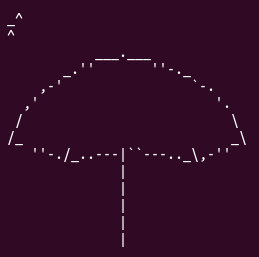
#> input picture ascii_data/umbrella-drilled.png, 259 x 257 px
$ python sloper.py --image ascii_data/umbrella-drilled.png
#> lines starting #> are read from the running program, lines starting #| are printed output that depends on the picture; after the words box and inside, x2 and y2 are one past the last pixel; in counts of white or black regions, pixels touching at a corner belong together
#! /usr/bin/env python3

# Author: Mateusz Janda <mateusz janda at gmail com>
# Site: github.com/MateuszJanda/sloper
# Ad maiorem Dei gloriam

import traceback
import argparse
from PIL import Image, ImageDraw, ImageFont
import collections as co
import itertools as it
import numpy as np
import math
import cv2


Point = co.namedtuple('Point', ['x', 'y'])
Size = co.namedtuple('Size', ['height', 'width'])
Grid = co.namedtuple('Grid', ['start', 'end', 'cell'])


VEC_FACTOR = 20
SCR_CELL_SIZE = Size(height=4, width=2)
NORM_VEC_DIM = 2

BLACK_1D = 0
WHITE_1D = 255
BLUE_3D = (255, 0, 0)
WHITE_3D = (255, 255, 255)
BLACK_3D = (0, 0, 0)
RED_3D = (0, 0, 255)
GREEN_3D = (0, 255, 0)
YELLOW_3D = (0, 255, 255)


def main():
    args = interpret_args()

    grid, surface_arr, contour = None, None, None
    terminal_img, gray_img, contours_img = None, None, None

    terminal_img, gray_img = get_input_img(args)

    try:
        grid = grid_data(gray_img, args.calib_area)
        erase_estimate_calibration_area(gray_img, args.calib_area)

        if args.to_braille:
            dots_arr = create_dots_array(gray_img, grid)
            export_dots_arr(args.out_file, dots_arr)
        else:
            contours_img = connect_nearby_chars(gray_img, args.radius)
            contours_img = smooth_contours(grid, contours_img)
            contour = contour_points(contours_img)

            surface_arr = approximate_surface_slopes(contour, grid)
            export_surface_arr(args.out_file, surface_arr)
        print('[i] Done')
    except:
        print('[!] Exception')
        traceback.print_exc()
    finally:
        inspect(grid, args.calib_area, surface_arr, contour, terminal_img,
            gray_img, contours_img)
        cv2.waitKey(0)
        cv2.destroyAllWindows()


class CustomFormatter(argparse.ArgumentDefaultsHelpFormatter, argparse.RawDescriptionHelpFormatter):
    pass


def interpret_args():
    parser = argparse.ArgumentParser(
        description='Sloper calculate surface shape (normal vectors to the surface) of ASCII figure.\n'
                    'Last version you can find on github.com/MateuszJanda/sloper\n'
                    'Mateusz Janda (c) <mateusz janda at gmail com>',
        usage='Please try to use -h, --help for more informations',
        epilog='Example:\n'
               '# Detect surface of ASCII figure saved in text file\n'
               '$ python sloper.py -a ascii_data/umbrella-drilled.txt\n'
               '$ python sloper.py -a ascii_data/cat-drilled.txt -r 17 -o ascii_data/cat-drilled.surf\n'
               '\n'
               '# Detect surface of ASCII figure saved in image\n'
               '$ python sloper.py -i ascii_data/umbrella-drilled.png',
        formatter_class=CustomFormatter)

    group = parser.add_mutually_exclusive_group(required=True)
    group.add_argument('-i', '--image', metavar='file', dest='img_file',
        help='ASCII figure in image (with proper markers)')
    group.add_argument('-a', '--ascii', metavar='file', dest='ascii_file',
        help='ASCII figure in text file (with proper markers)')

    parser.add_argument('-b', '--to-braille', action='store_true', required=False,
        dest='to_braille',
        help='Convert ASCII figure to braille dots coordinates array.')
    parser.add_argument('-o', '--output-file', metavar='file', required=False,
        default='output.surf', dest='out_file',
        help='Output file for surface array')
    parser.add_argument('-f', '--truetype-font', metavar='file', required=False,
        default='UbuntuMono-R', dest='font',
        help='TrueType font file')
    parser.add_argument('-s', '--font-size', metavar='size', required=False,
        default=17, dest='font_size',
        help='TrueType font size')
    parser.add_argument('-c', '--calibration-size', metavar='size', required=False,
        dest='calib_area',
        help='Calibration area size')
    parser.add_argument('-r', '--radius', metavar='radius', required=False,
        default=15, dest='radius',
        help='Radius to nearest neighbor')
    parser.add_argument('-t', '--threshold', metavar='value', required=False,
        default=30, dest='threshold',
        help='Threshold value')

    args = parser.parse_args()

    args.font_size = int(args.font_size)
    args.radius = int(args.radius)
    args.threshold = int(args.threshold)
    estimate_calibration_area(args)

    print('[-] Font size:', args.font_size)
    print('[-] Radius:', args.radius)
    print('[-] Threshold:', args.threshold)

    return args


def estimate_calibration_area(args):
    CALIBRATION_AREA_SIZE = 60
    if args.img_file and not args.calib_area:
        args.calib_area = CALIBRATION_AREA_SIZE
    elif args.ascii_file and not args.calib_area:
        args.calib_area = (args.font_size + 2) * 3

    print('[-] Calibration area:', args.calib_area)


def get_input_img(args):
    if args.img_file:
        terminal_img = cv2.imread(args.img_file, cv2.IMREAD_COLOR)
#> terminal_img is the input picture: shape (257, 259, 3); mean B, G, R 37.8, 12, 49.7
    else:
        with open(args.ascii_file, 'r') as f:
            text = f.read()

        wh_size = estimate_ascii_img_size(text, args)
        pil_img = Image.new('RGB', color=BLACK_3D, size=wh_size)
        draw = ImageDraw.Draw(pil_img)
        font = ImageFont.truetype(args.font, size=args.font_size)

        EXTRA_MARGINS = (2, 2)
        draw.text(xy=EXTRA_MARGINS, text=text, font=font, fill=WHITE_3D)
        terminal_img = cv2.cvtColor(np.array(pil_img), cv2.COLOR_RGB2BGR)

    gray_img = cv2.cvtColor(terminal_img, cv2.COLOR_RGB2GRAY)
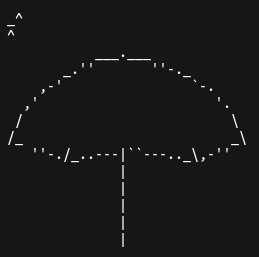
#> gray_img: shape (257, 259); min 22, max 255, mean 23.9
    _, gray_img = cv2.threshold(src=gray_img, thresh=args.threshold,
        maxval=255, type=cv2.THRESH_BINARY)
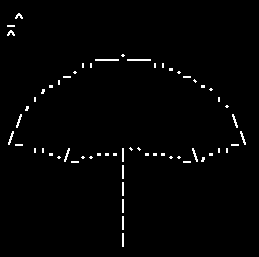
#> gray_img: shape (257, 259); 1.5% white in thin lines or dots, all inside (x1, y1, x2, y2) = (7, 13, 246, 247)

    return terminal_img, gray_img


# [77 lines left out: functions estimate_ascii_img_size, grid_ascii_data, remove_ascii_margins, marker_ascii_pos, not called in this run]


def grid_data(img, calib_area):
    """
    Calculate grid data.
    Return:
        top-left point where first cell (grid) start
        bottom-right point where last cell (grid) end
        cell size (width, height)
    """
    under_tl_pt, under_br_pt = underscore_pos(img, calib_area)
    roof_pt = roof_pos(img, calib_area, under_tl_pt, under_br_pt)
    sep_height = separator_height(img, calib_area, under_tl_pt, under_br_pt)

    width = under_br_pt.x - under_tl_pt.x + 1
    height = under_br_pt.y - roof_pt.y + sep_height
    cell_size = Size(height, width)

    start_pt = Point(under_tl_pt.x, under_br_pt.y - height + 1)
    end_pt = Point(start_pt.x + ((img.shape[1] - start_pt.x) // cell_size.width) * cell_size.width,
                   start_pt.y + ((img.shape[0] - start_pt.y) // cell_size.height) * cell_size.height)

    grid = Grid(start_pt, end_pt, cell_size)
    print('[+] Image grid top-left pos:', grid.start)
    print('[+] Image grid bottom-right pos:', grid.end)
    print('[+] Image cell size:', grid.cell)
    return grid


def underscore_pos(img, calib_area):
    """
    Return underscore ('_') position (top-left point, bottom-right point).
    """
#> called with calib_area = 60
    under_tl_pt = None
    for x, y in it.product(range(calib_area), range(calib_area)):
        if img[y, x] != BLACK_1D:
            under_tl_pt = Point(x, y)
            break

    tmp = None
    for x in range(under_tl_pt.x, calib_area):
        if img[under_tl_pt.y, x] == BLACK_1D:
            break
        tmp = Point(x, under_tl_pt.y)

    under_br_pt = None
    for y in range(tmp.y, calib_area):
        if img[y, tmp.x] == BLACK_1D:
            break
        under_br_pt = Point(tmp.x, y)
#> in grid_data, `under_tl_pt, under_br_pt = underscore_pos(img, calib_area)`: under_tl_pt = (7, 25); under_br_pt = (14, 26)

    print('[+] Underscore top-left:', under_tl_pt)
    print('[+] Underscore bottom-right:', under_br_pt)
    return under_tl_pt, under_br_pt


def roof_pos(img, calib_area, under_tl_pt, under_br_pt):
    """Return roof sign '^' position (the pick point)."""
#> called with calib_area = 60, under_tl_pt = (7, 25), under_br_pt = (14, 26)
    roof_pt = Point(0, calib_area)
    width = under_br_pt.x - under_tl_pt.x + 1
#> width = 8

    for x in range(under_br_pt.x + 1, under_br_pt.x + width):
        for y in range(calib_area):
            if img[y, x] != BLACK_1D and y < roof_pt.y:
                roof_pt = Point(x, y)
#> after the loop, roof_pt = (18, 13)

    print('[+] Roof pos:', roof_pt)
#| [+] Roof pos: Point(x=18, y=13)
    return roof_pt


def separator_height(img, calib_area, under_tl_pt, under_br_pt):
    """
    Return separator height between underscore '_' and bottom roof sign '^'.
    """
#> called with calib_area = 60, under_tl_pt = (7, 25), under_br_pt = (14, 26)
    roof_pt = Point(0, calib_area)
    width = under_br_pt.x - under_tl_pt.x + 1
#> width = 8

    for x in range(under_tl_pt.x, under_tl_pt.x + width):
        for y in range(under_br_pt.y + 1, calib_area):
            if img[y, x] != BLACK_1D and y < roof_pt.y:
                roof_pt = Point(x, y)
#> after the loop, roof_pt = (10, 30)

    height = roof_pt.y - under_br_pt.y
#> height = 4

    print('[+] Separator height:', height)
#| [+] Separator height: 4
#> in grid_data, `width = under_br_pt.x - under_tl_pt.x + 1`: width = 8
#> in grid_data, `height = under_br_pt.y - roof_pt.y + sep_height`: height = 17
#> in grid_data, `cell_size = Size(height, width)`: cell_size = (17, 8)
#> in grid_data, `start_pt = Point(under_tl_pt.x, under_br_pt.y - height + 1)`: start_pt = (7, 10)
#> in grid_data, `end_pt = Point(start_pt.x + ((img.shape[1] - start_pt.x) // cell_size...`: end_pt = (255, 248)
#> in grid_data, `grid = Grid(start_pt, end_pt, cell_size)`: grid = ((7, 10), (255, 248), (17, 8))
#| [+] Image grid top-left pos: Point(x=7, y=10)
#| [+] Image grid bottom-right pos: Point(x=255, y=248)
#| [+] Image cell size: Size(height=17, width=8)
    return height


def erase_estimate_calibration_area(img, calib_area):
    """Erase calibration are from image (fill are with black)."""
#> called with calib_area = 60
    cv2.rectangle(img, (0, 0), (calib_area, calib_area), BLACK_1D, cv2.FILLED)
#> img: shape (257, 259); 1.4% white in thin lines or dots, all inside (x1, y1, x2, y2) = (8, 54, 246, 247)


def connect_nearby_chars(img, radius=15, radius_limit=100):
    """
    Connect nearby contours (ASCII characters).

    References:
    https://dsp.stackexchange.com/questions/2564/opencv-c-connect-nearby-contours-based-on-distance-between-them
    http://answers.opencv.org/question/169492/accessing-all-points-of-a-contour/
    https://docs.opencv.org/3.4.1/dd/d49/tutorial_py_contour_features.html
    """
#> called with radius = 15, radius_limit = 100
    gray_img = np.copy(img)
    contours, _ = cv2.findContours(gray_img, cv2.RETR_EXTERNAL, cv2.CHAIN_APPROX_SIMPLE)
#> contours = 58 contours, 56 with area under 20; largest, box (x1, y1, x2, y2) and area: (127, 59, 151, 61) 23, (95, 59, 119, 61) 23

    # First contour position is at the bottom of image
    last = contours.pop(0)
#> last = [[122, 233], [122, 246], [123, 246], [123, 233]]
    chain = [last]
#> chain = [[[122, 233], [122, 246], [123, 246], [123, 233]]]
    r = radius
    while len(contours) > 0:
        print('[+] Contours left:', len(contours))
#| [+] Contours left: 57
        cnt = find_nearest_contour(last, contours, r)
#> the loop in find_nearest_contour, `for cnt in contours:` made 57 passes
#> cnt on passes 1, 2, 3, 4, 5, 6, 13, 14, 15, 16, 17, 18: [[122, 216], [122, 229], [123, 229], [123, 216]], [[122, 199], [122, 212], [123, 212], [123, 199]], [[122, 182], [122, 195], [123, 195], [123, 182]], [[122, 165], [122, 178], [123, 178], [123, 165]], [[183, 161], [183, 162], [190, 162], [190, 161]], [[71, 161], [71, 162], [78, 162], [78, 161]], [[209, 153], [209, 155], [212, 155], [212, 153]], [[161, 153], [161, 155], [164, 155], [164, 153]], [[153, 153], [153, 155], [156, 155], [156, 153]], [[145, 153], [145, 155], [148, 155], [148, 153]], [[113, 153], [113, 155], [116, 155], [116, 153]], [[105, 153], [105, 155], [108, 155], [108, 153]]
#> after the loop in find_nearest_contour, `for cnt in contours:`: best_cnt = [[122, 216], [122, 229], [123, 229], [123, 216]]; radius = 4
#> cnt = [[122, 216], [122, 229], [123, 229], [123, 216]]

        if cnt is None:
            r += 2
            print('  [+] Contour not found, radius increment:', r)
            continue

        if r > radius_limit:
            print('[!] Radius limit exceeded')
            approx = cv2.approxPolyDP(np.vstack(chain), epsilon=2, closed=True)
            debug_img = cv2.cvtColor(gray_img, cv2.COLOR_GRAY2RGB)
            cv2.drawContours(debug_img, [approx], -1, GREEN_3D, 1)
            cv2.imshow('Debug', debug_img)
            raise Exception('Error: Contour not found. Radius limit exceeded')

        # Restore original radius for next contour search
        if r != radius:
            r = radius

        chain.append(cnt)
        for i in range(len(contours)):
            if cnt.shape == contours[i].shape and np.all(cnt == contours[i]):
                contours.pop(i)
                break
#> this loop made 1 pass
#> after the loop, contours = 56 contours, 54 with area under 20; largest, box (x1, y1, x2, y2) and area: (127, 59, 151, 61) 23, (95, 59, 119, 61) 23
        last = cnt
#> last = [[122, 216], [122, 229], [123, 229], [123, 216]]

    contours_img = np.zeros_like(gray_img)

    approx = cv2.approxPolyDP(np.vstack(chain), epsilon=2, closed=True)
    cv2.drawContours(contours_img, [approx], -1, WHITE_1D, 1)

    return contours_img


# [13 lines left out: function smooth_contours, not called in this run]


def find_nearest_contour(head_cnt, contours, radius=15):
    """Find nearest contour to current head contour."""
    best_cnt = None
    for cnt in contours:
        for head_pos, cnt_pos in it.product(head_cnt, cnt):
            dist = np.linalg.norm(head_pos - cnt_pos)

            if abs(dist) < radius:
                radius = abs(dist)
                best_cnt = cnt

    return best_cnt


# [63 lines left out: functions contour_points, approximate_surface_slopes, create_dots_array, not called in this run]


def in_boundaries(test_pt, tl_pt, br_pt):
    """Check if point is in boundaries."""
    return tl_pt.x <= test_pt.x < br_pt.x and tl_pt.y <= test_pt.y < br_pt.y


# [88 lines left out: functions normal_unit_vec, dot_field, border_point, remove_margins, export_surface_arr, export_dots_arr, not called in this run]


def inspect(grid, calib_area, surface_arr, contour, terminal_img, gray_img, contours_img):
    """Inspect calculated data."""
    grid_img = np.copy(terminal_img)

    if terminal_img is not None:
        draw_estimate_calibration_area(terminal_img, calib_area)

    # Draw grid and markers cells.
    if not (terminal_img is None or surface_arr is None or grid is None):
        draw_cell(grid_img, grid.start, grid)
        draw_grid(grid_img, grid)
        draw_surface_arr_shape(grid_img, grid, surface_arr)
        cv2.imshow('Grid and markers', grid_img)

    if contours_img is not None:
        cv2.imshow('Contours', contours_img)

    # Braille dots in place where normal vector was calculated
    if not (gray_img is None or surface_arr is None or grid is None):
        dots_img = cv2.cvtColor(gray_img, cv2.COLOR_GRAY2RGB)
        draw_braille_dots(dots_img, surface_arr, grid)
        cv2.imshow('Braille dots', dots_img)

    # Normal vectors perpendicular to the surface
    if not (gray_img is None or surface_arr is None or grid is None or contour is None):
        surface_img = cv2.cvtColor(gray_img, cv2.COLOR_GRAY2RGB)
        draw_normal_vecs(surface_img, surface_arr, grid)
        draw_contour(surface_img, contour)
        cv2.imshow('Normal vectors', surface_img)


def draw_estimate_calibration_area(img, calib_area):
#> called with calib_area = 60
    cv2.line(img, (0, calib_area), (calib_area, calib_area), YELLOW_3D, 1)
#> img: shape (257, 259, 3)
    cv2.line(img, (calib_area, 0), (calib_area, calib_area), YELLOW_3D, 1)
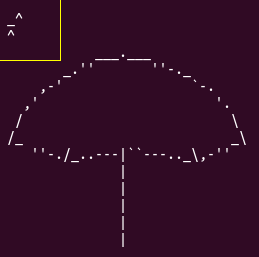
#> img: shape (257, 259, 3); mean B, G, R 37.8, 12.5, 50.1
    cv2.imshow('ASCII image', img)


# [99 lines left out: functions draw_cell, draw_grid, draw_surface_arr_shape, draw_braille_dots, draw_normal_vecs, foreach_arr_elements and 3 more, not called in this run]


if __name__ == '__main__':
    main()
